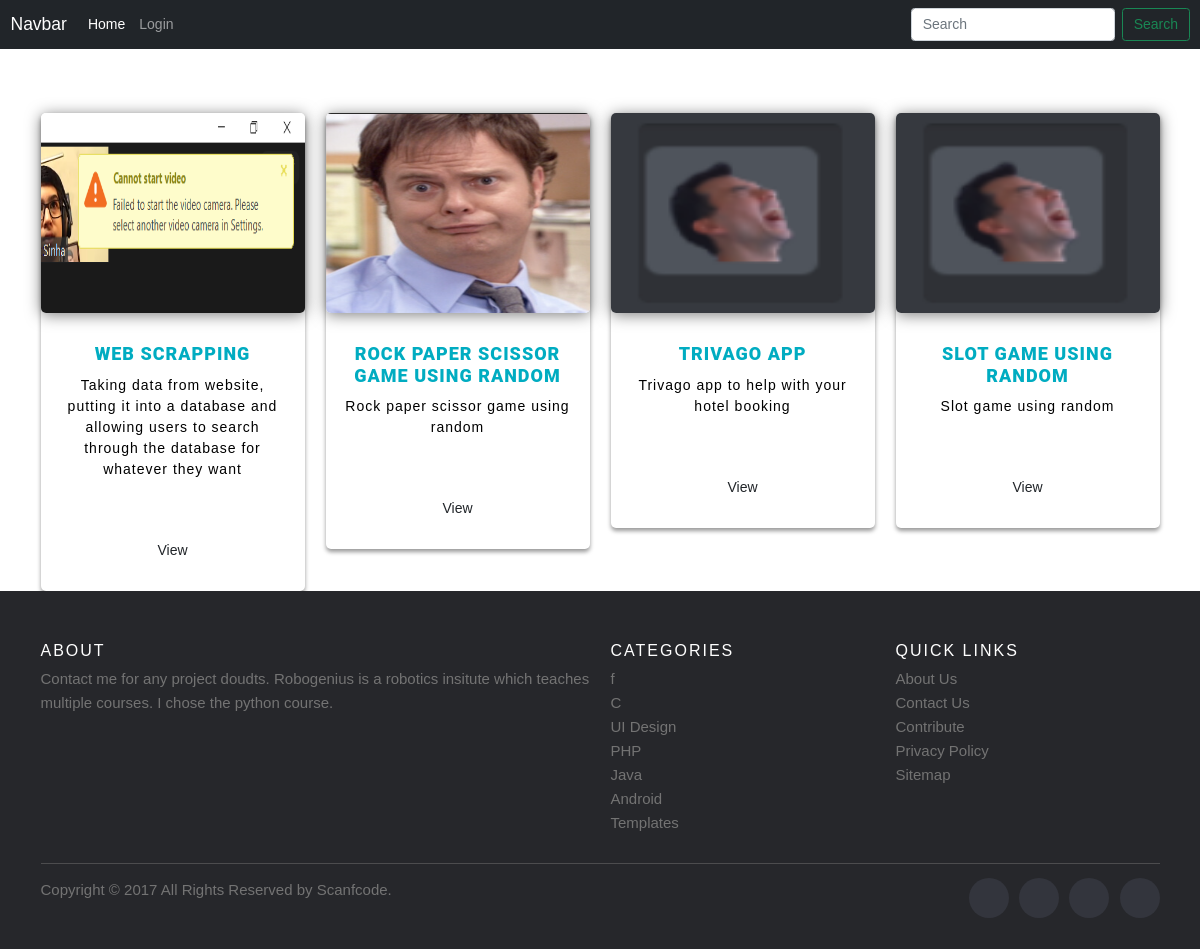
The page / on the database its author committed.
### phapp/models.py (models this page shows)
class Project(models.Model):
    email = models.EmailField(max_length=254)
    image = models.ImageField(upload_to='pics')
    name = models.CharField(max_length=50)
    developer_name = models.CharField(max_length=50)
    description = models.TextField()
    code = models.TextField()

### phapp/views.py (the view)
# urls.py: path('', views.home, name='home'),
def home(request):
    projects = Project.objects.all()
    return render(request, "homeProjects.html", {'projects': projects})

### templates/homeProjects.html
{% extends 'index.html' %}
{% block css %}
<main class="app-main">
    <div id="cards_landscape_wrap-2">
        <div class="container">
            <div class="row">
                {% for project in projects %}
                <div class="col-xs-12 col-sm-6 col-md-3 col-lg-3">
                    <a href="{% url 'Viewhomeproject' project.pk %}">
                        <div class="card-flyer">
                            <div class="text-box">
                                <div class="image-box">
                                    <img src="{{project.image.url}}" alt="" />
                                </div>
                                <div class="text-container">
                                    <h6>{{project.name}}</h6>
                                    <p>{{project.description}}</p>
                                </div>
                                <div class="text-container">
                                    <a href="{% url 'Viewhomeproject' project.pk %}" class="ViewProject">View</a>
                                </div>
                            </div>
                        </div>
                    </a>
                </div>
                {% endfor %}
            </div>
        </div>
    </div>
</main>
{% endblock %}

### templates/index.html (shortened to what this page needs)
{% load static %}
<!doctype html>
<html lang="en">
  <head>
    <link href="https://cdn.jsdelivr.net/npm/bootstrap@5.1.1/dist/css/bootstrap.min.css" rel="stylesheet">
    <link href="{%static 'style.css' %}" rel="stylesheet" type="text/css">
  </head>
  <body>
    <nav class="navbar navbar-expand-lg navbar-dark bg-dark">
      <div class="container-fluid">
        <a class="navbar-brand" href="#">Navbar</a>
        <div class="collapse navbar-collapse" id="navbarSupportedContent">
          <ul class="navbar-nav me-auto mb-2 mb-lg-0">
            <li class="nav-item">
              <a class="nav-link active" aria-current="page" href="/">Home</a>
            </li>
            <li class="nav-item">
              {% if not user.is_authenticated %}
                  <a class="nav-link" href="Login">Login</a>
              {% endif %}
            </li>
          </ul>
          <form class="d-flex">
            <input class="form-control me-2" type="search" placeholder="Search" aria-label="Search">
            <button class="btn btn-outline-success" type="submit">Search</button>
          </form>
        </div>
      </div>
    </nav>
    <div class="content-container">
      {% block css %}
      {% endblock %}
    </div>
    <footer class="site-footer">
      <div class="container">
        <div class="row">
          <div class="col-sm-12 col-md-6">
            <h6>About</h6>
             <p class="text-justify">Contact me for any project doudts. Robogenius is a robotics insitute which teaches multiple courses. I chose the python course.
          </div>
          <div class="col-xs-6 col-md-3">
            <h6>Categories</h6>f
            <ul class="footer-links">
              <li><a href="http://scanfcode.com/category/c-language/">C</a></li>
              <li><a href="http://scanfcode.com/category/front-end-development/">UI Design</a></li>
              <li><a href="http://scanfcode.com/category/back-end-development/">PHP</a></li>
              <li><a href="http://scanfcode.com/category/java-programming-language/">Java</a></li>
              <li><a href="http://scanfcode.com/category/android/">Android</a></li>
              <li><a href="http://scanfcode.com/category/templates/">Templates</a></li>
            </ul>
          </div>
          <div class="col-xs-6 col-md-3">
            <h6>Quick Links</h6>
            <ul class="footer-links">
              <li><a href="http://scanfcode.com/about/">About Us</a></li>
              <li><a href="http://scanfcode.com/contact/">Contact Us</a></li>
              <li><a href="http://scanfcode.com/contribute-at-scanfcode/">Contribute</a></li>
              <li><a href="http://scanfcode.com/privacy-policy/">Privacy Policy</a></li>
              <li><a href="http://scanfcode.com/sitemap/">Sitemap</a></li>
            </ul>
          </div>
        </div>
        <hr>
      </div>
      <div class="container">
        <div class="row">
          <div class="col-md-8 col-sm-6 col-xs-12">
            <p class="copyright-text">Copyright &copy; 2017 All Rights Reserved by
         <a href="#">Scanfcode</a>.
            </p>
          </div>
          <div class="col-md-4 col-sm-6 col-xs-12">
            <ul class="social-icons">
              <li><a class="facebook" href="#"></a></li>
              <li><a class="twitter" href="#"></a></li>
              <li><a class="dribbble" href="#"></a></li>
              <li><a class="linkedin" href="#"></a></li>
            </ul>
          </div>
        </div>
      </div>
    </footer>
  </body>
</html>

### static/style.css (style rules this page uses)
.site-footer { background-color:#26272b; padding:45px 0 20px; font-size:15px; line-height:24px; color:#737373; }
.site-footer hr { border-top-color:#bbb; opacity:0.5 }
.site-footer h6 { color:#fff; font-size:16px; text-transform:uppercase; margin-top:5px; letter-spacing:2px }
.site-footer a { color:#737373; }
.footer-links { padding-left:0; list-style:none }
.footer-links li { display:block }
.footer-links a { color:#737373 }
.site-footer .social-icons { text-align:right }
.site-footer .social-icons a { width:40px; height:40px; line-height:40px; margin-left:6px; margin-right:0; border-radius:100%; background-color:#33353d }
.copyright-text { margin:0 }
.social-icons { padding-left:0; margin-bottom:0; list-style:none }
.social-icons li { display:inline-block; margin-bottom:4px }
.social-icons a { background-color:#eceeef; color:#818a91; font-size:16px; display:inline-block; line-height:44px; width:44px; height:44px; text-align:center; margin-right:8px; border-radius:100%; -webkit-transition:all .2s linear; -o-transition:all .2s linear; transition:all .2s linear }
.content-container { min-height: 400px; }
*,:after,:before { box-sizing:border-box }
a { color:inherit;text-decoration:none }
:root { --color-dark1: #161616; --color-dark2: #262626; --color-dark3: #393939; --color-white: rgba(255,255,255); --color-white1: rgba(255,255,255,.75); }
html, body { margin: 0; padding: 0; box-sizing: border-box; font-family: 'IBM Plex Sans', Arial, sans-serif; font-size: 14px; }
a { text-decoration: none; }
.app-main { display: grid; grid-area: app-main-area; padding: 1rem 1rem 0 1rem; align-content: start; }
.app-main, .app-sidenav { overflow: auto; }
.app-main, .app-sidenav { overflow-y: auto; }
#cards_landscape_wrap-2 { text-align: center; background: #F7F7F7; }
#cards_landscape_wrap-2 .container { padding-top: 80px; padding-bottom: 100px; }
#cards_landscape_wrap-2 a { text-decoration: none; outline: none; }
#cards_landscape_wrap-2 .card-flyer { border-radius: 5px; }
#cards_landscape_wrap-2 .card-flyer .image-box { background: #ffffff; overflow: hidden; box-shadow: 0px 2px 15px rgba(0, 0, 0, 0.50); border-radius: 5px; }
#cards_landscape_wrap-2 .card-flyer .image-box img { -webkit-transition:all .9s ease; -moz-transition:all .9s ease; -o-transition:all .9s ease; -ms-transition:all .9s ease; width: 100%; height: 200px; }
#cards_landscape_wrap-2 .card-flyer .text-box { text-align: center; }
#cards_landscape_wrap-2 .card-flyer .text-box .text-container { padding: 30px 18px; }
#cards_landscape_wrap-2 .card-flyer { background: #FFFFFF; margin-top: 50px; -webkit-transition: all 0.2s ease-in; -moz-transition: all 0.2s ease-in; -ms-transition: all 0.2s ease-in; -o-transition: all 0.2s ease-in; transition: all 0.2s ease-in; max-width: 300px; margin-left: auto; margin-right: auto; box-shadow: 0px 3px 4px rgba(0, 0, 0, 0.40); }
#cards_landscape_wrap-2 .card-flyer .text-box p { margin-top: 10px; margin-bottom: 0px; padding-bottom: 0px; font-size: 14px; letter-spacing: 1px; color: #000000; }
#cards_landscape_wrap-2 .card-flyer .text-box h6 { margin-top: 0px; margin-bottom: 4px; font-size: 18px; font-weight: bold; text-transform: uppercase; font-family: 'Roboto Black', sans-serif; letter-spacing: 1px; color: #00acc1; }
#cards_landscape_wrap-2 { text-align: center; background: #fff; }
#cards_landscape_wrap-2 .container { padding-top: 0px; padding-bottom: 0px; }

### rows shown on the page
Project: image (picture), name "WEB SCRAPPING", description "Taking data from website, putting it into a database and allowing users to search through the database for whatever they want"
Project: image (picture), name "ROCK PAPER SCISSOR GAME USING RANDOM", description "Rock paper scissor game using random"
Project: image (picture), name "TRIVAGO APP", description "Trivago app to help with your hotel booking"
Project: image (picture), name "SLOT GAME USING RANDOM", description "Slot game using random"
